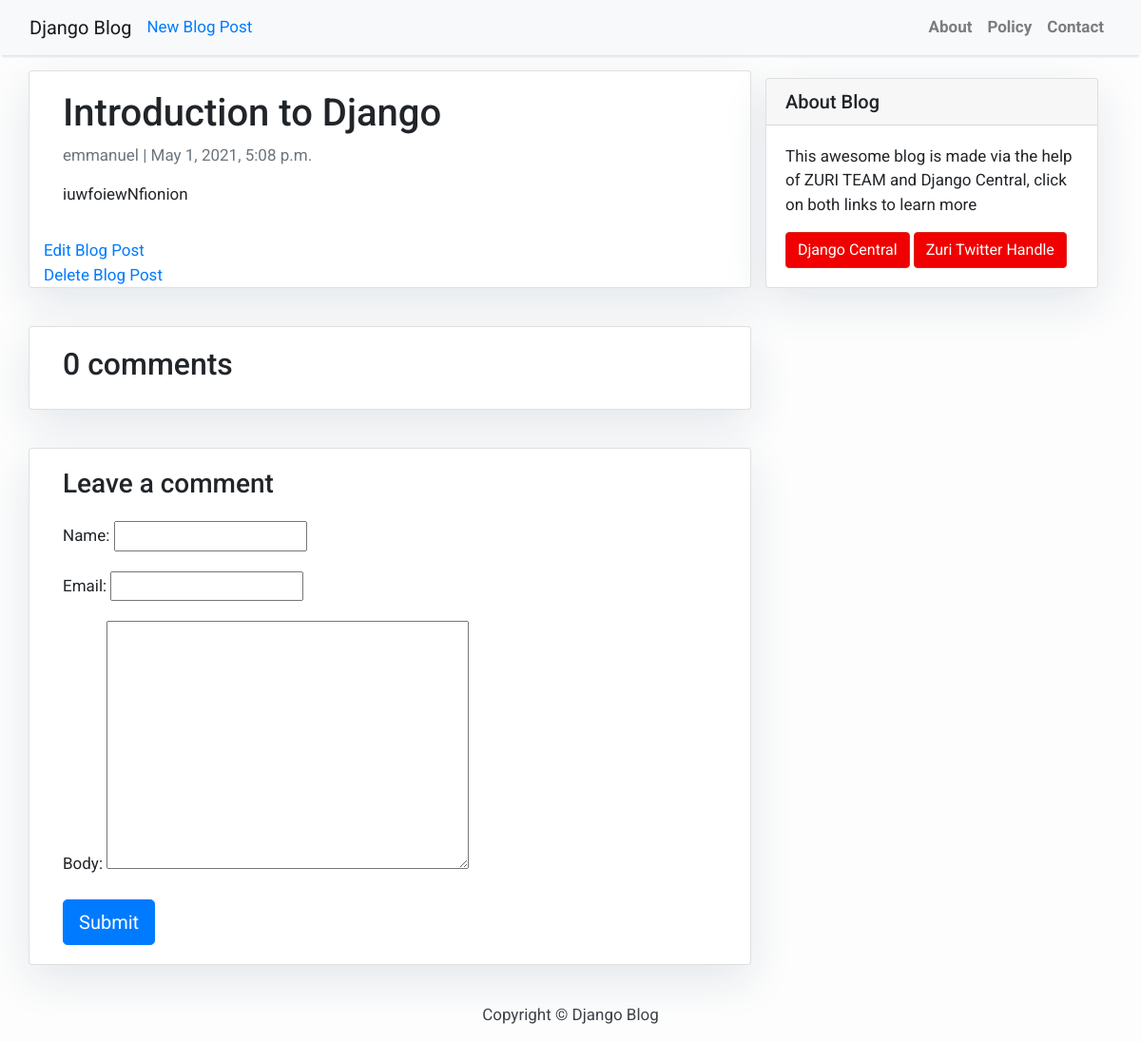
/intoduction-to-django/, run on the app's committed database.
### blog/models.py (models this page shows, shortened)
class Post(models.Model):
    title = models.CharField(max_length=200, unique=True)
    slug = models.SlugField(max_length=200, unique=True)
    author = models.ForeignKey(User, on_delete= models.CASCADE,related_name='blog_posts')
    updated_on = models.DateTimeField(auto_now= True)
    content = models.TextField()
    created_on = models.DateTimeField(auto_now_add=True)
    status = models.IntegerField(choices=STATUS, default=0)
    class Meta:
        ordering = ['-created_on']

### blog/views.py (the view)
# urls.py: path('<slug:slug>/', views.post_detail, name='post_detail'),
def post_detail(request, slug):
    template_name = 'post_detail.html'
    post = get_object_or_404(Post, slug=slug)
    comments = post.comments.filter(active=True)
    new_comment = None
    if request.method == 'POST':
        comment_form = CommentForm(data=request.POST)
        if comment_form.is_valid():
            new_comment = comment_form.save(commit=False)
            new_comment.post = post
            new_comment.save()
    else:
        comment_form = CommentForm()
    return render(request, template_name, {'post': post,
                                           'comments': comments,
                                           'new_comment': new_comment,
                                           'comment_form': comment_form})

### blog/forms.py
class CommentForm(forms.ModelForm):
    class Meta:
        model = Comment
        fields = ('name', 'email', 'body')

### templates/post_detail.html (shortened to what this page needs)
{% extends 'base.html' %} {% block content %}
<div class="container">
  <div class="row">
    <div class="col-md-8 card mb-4  mt-3 left  top">
      <div class="card-body">
        <h1>{% block title %} {{ post.title }} {% endblock title %}</h1>
        <p class=" text-muted">{{ post.author }} | {{ post.created_on }}</p>
        <p class="card-text ">{{ post.content | safe }}</p>
      </div>
      <a href="{% url 'post_edit' post.slug %}">Edit Blog Post</a>
      <a href="{% url 'post_delete' post.slug %}">Delete Blog Post</a>
    </div>
    {% block sidebar %} {% include 'sidebar.html' %} {% endblock sidebar %}
    <div class="col-md-8 card mb-4  mt-3 ">
      <div class="card-body">
        <h2>{{ comments.count }} comments</h2>
      </div>
    </div>
    <div class="col-md-8 card mb-4  mt-3 ">
      <div class="card-body">
        {% if new_comment %}
        <div class="alert alert-success" role="alert">
          Your comment is awaiting moderation
        </div>
        {% else %}
        <h3>Leave a comment</h3>
        <form method="post" style="margin-top: 1.3em;">
          {{ comment_form.as_p }}
          <button type="submit" class="btn btn-primary  btn-lg">Submit</button>
        </form>
        {% endif %}
      </div>
    </div>
  </div>
</div>
{% endblock content %}

### templates/base.html (style rules this page uses)
body { font-family: "Roboto", sans-serif; font-size: 17px; background-color: #fdfdfd; }

### templates/sidebar.html (style rules this page uses)
.card { box-shadow: 0 16px 48px #E3E7EB; }

### data on the page
Post: title "Introduction to Django", author "emmanuel", created_on "May 1, 2021, 5:08 p.m.", content "iuwfoiewNfionion"

### other printed values
{{ comments.count }} "0"
